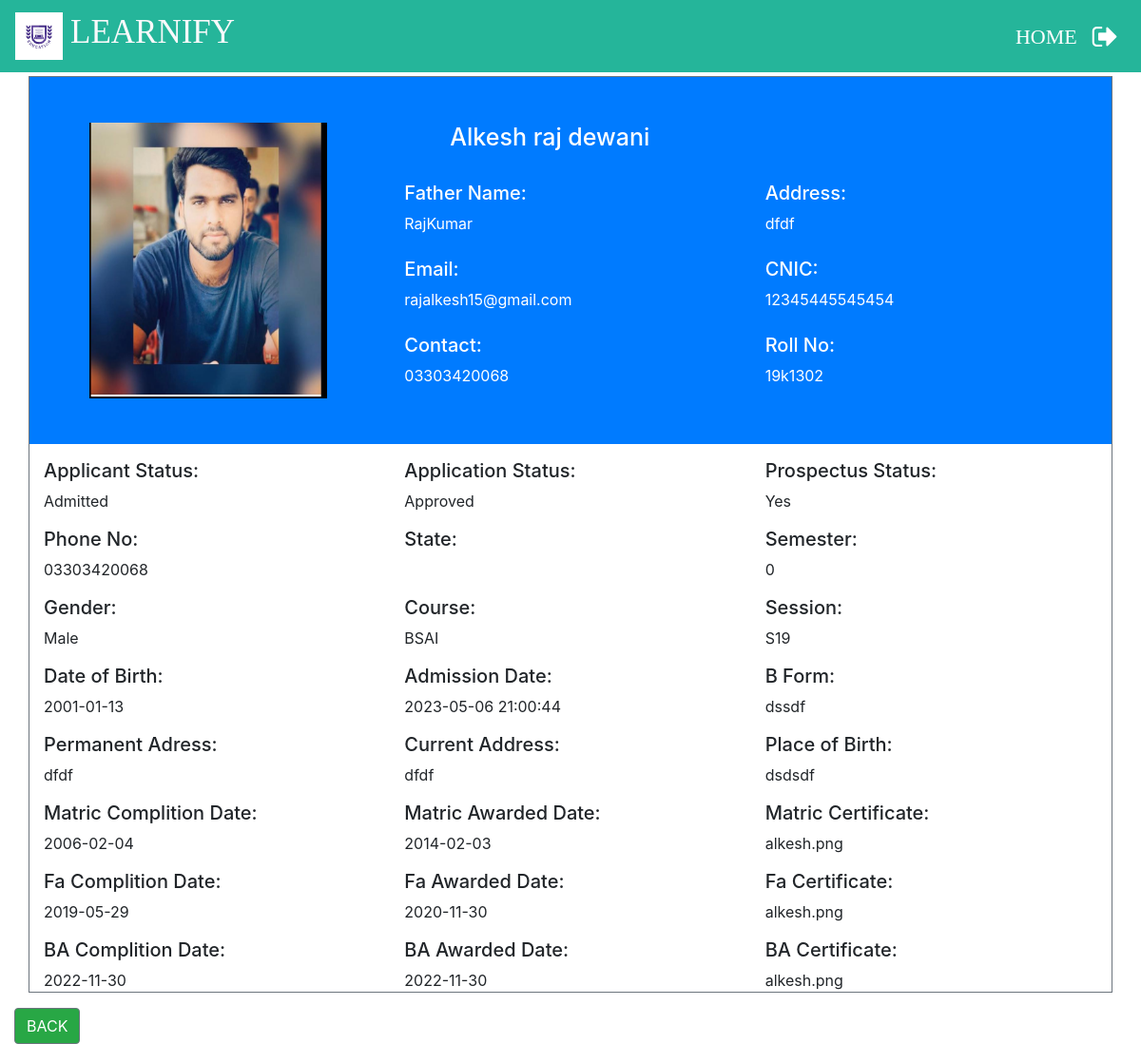
The app's page /Admin/display-student.php?roll_no=19k1302 (signed in) with its own data.
### tables this page shows
CREATE TABLE IF NOT EXISTS `student_info` (
  `roll_no` varchar(20) NOT NULL,
  `first_name` varchar(30) NOT NULL,
  `middle_name` varchar(30) NOT NULL,
  `last_name` varchar(30) NOT NULL,
  `father_name` varchar(30) NOT NULL,
  `email` varchar(30) NOT NULL,
  `mobile_no` varchar(11) NOT NULL,
  `course_code` varchar(11) NOT NULL,
  `session` varchar(10) NOT NULL,
  `profile_image` varchar(100) NOT NULL,
  `prospectus_issued` varchar(10) NOT NULL,
  `prospectus_amount` varchar(10) NOT NULL,
  `form_b` varchar(20) NOT NULL,
  `applicant_status` varchar(20) NOT NULL,
  `application_status` varchar(20) NOT NULL,
  `cnic` varchar(15) NOT NULL,
  `dob` varchar(10) NOT NULL,
  `other_phone` varchar(11) NOT NULL,
  `gender` varchar(10) NOT NULL,
  `permanent_address` varchar(150) NOT NULL,
  `current_address` varchar(150) NOT NULL,
  `place_of_birth` varchar(150) NOT NULL,
  `matric_complition_date` varchar(10) NOT NULL,
  `matric_awarded_date` varchar(10) NOT NULL,
  `matric_certificate` varchar(100) NOT NULL,
  `fa_complition_date` varchar(10) NOT NULL,
  `fa_awarded_date` varchar(10) NOT NULL,
  `fa_certificate` varchar(100) NOT NULL,
  `ba_complition_date` varchar(10) NOT NULL,
  `ba_awarded_date` varchar(10) NOT NULL,
  `ba_certificate` varchar(100) NOT NULL,
  `semester` int NOT NULL,
  `total_marks` int NOT NULL,
  `obtain_marks` int NOT NULL,
  `state` varchar(20) NOT NULL,
  `admission_date` timestamp NOT NULL DEFAULT CURRENT_TIMESTAMP ON UPDATE CURRENT_TIMESTAMP,
  PRIMARY KEY (`roll_no`)
);

### Admin/display-student.php (the view, shortened to what this page needs)
<?php
	if ($_SESSION["LoginAdmin"])
	{
		$roll_no=$_GET['roll_no'] ?? $_SESSION['LoginStudent'];
	}
	require_once "../connection/connection.php";
	?>
<!doctype html>
<html lang="en">
	<head>
	</head>
	<body>
		<?php include('../common/common-header.php') ?>
	<?php
	$query="select * from student_info where roll_no='$roll_no'";
	$run=mysqli_query($con,$query);
	while ($row=mysqli_fetch_array($run)) {
		?>
		<div class="container  mt-1 border border-secondary mb-1">
			<div class="row text-white bg-primary pt-5">
				<div class="col-md-4">
					<?php  $profile_image= $row["profile_image"] ?>
					<img class="ml-5 mb-5" height='290px' width='250px' src=<?php echo "images/$profile_image"  ?> >
				</div>
				<div class="col-md-8">
					<h3 class="ml-5"><?php echo $row['first_name']." ".$row['middle_name']." ".$row['last_name'] ?></h3><br>
					<div class="row">
						<div class="col-md-6">
							<h5>Father Name:</h5> <?php echo $row['father_name']  ?><br><br>
							<h5>Email:</h5> <?php echo $row['email']  ?><br><br>
							<h5>Contact:</h5> <?php echo $row['mobile_no']  ?><br><br>
						</div>
						<div class="col-md-6">
							<h5>Address:</h5> <?php echo $row['permanent_address']  ?><br><br>
							<h5>CNIC:</h5> <?php echo $row['cnic']  ?><br><br>
							<h5>Roll No:</h5> <?php echo $row['roll_no']  ?><br><br>
						</div>
					</div>
				</div>
			</div>
			<div class="row pt-3">
				<div class="col-md-4"><h5>Applicant Status:</h5> <?php echo $row['applicant_status']  ?></div>
				<div class="col-md-4"><h5>Application Status:</h5> <?php echo $row['application_status']  ?></div>
				<div class="col-md-4"><h5>Prospectus Status:</h5> <?php echo $row['prospectus_issued']  ?></div>
			</div>
			<div class="row pt-3">
				<div class="col-md-4"><h5>Phone No:</h5> <?php echo $row['mobile_no']  ?></div>
				<div class="col-md-4"><h5>State:</h5> <?php echo $row['state']  ?></div>
				<div class="col-md-4"><h5>Semester:</h5> <?php echo $row['semester']  ?></div>
			</div>
			<div class="row pt-3">
				<div class="col-md-4"><h5>Gender:</h5> <?php echo $row['gender']  ?></div>
				<div class="col-md-4"><h5>Course:</h5> <?php echo $row['course_code']  ?></div>
				<div class="col-md-4"><h5>Session:</h5> <?php echo $row['session']  ?></div>
			</div>
			<div class="row pt-3">
				<div class="col-md-4"><h5>Date of Birth:</h5> <?php echo $row['dob']  ?></div>
				<div class="col-md-4"><h5>Admission Date:</h5> <?php echo $row['admission_date']  ?></div>
				<div class="col-md-4"><h5>B Form:</h5> <?php echo $row['form_b']  ?></div>
			</div>
			<div class="row pt-3">
				<div class="col-md-4"><h5>Permanent Adress:</h5> <?php echo $row['permanent_address']  ?></div>
				<div class="col-md-4"><h5>Current Address:</h5> <?php echo $row['current_address']  ?></div>
				<div class="col-md-4"><h5>Place of Birth:</h5> <?php echo $row['place_of_birth']  ?></div>
			</div>
			<div class="row pt-3">
				<div class="col-md-4"><h5>Matric Complition Date:</h5> <?php echo $row['matric_complition_date']  ?></div>
				<div class="col-md-4"><h5>Matric Awarded Date:</h5> <?php echo $row['matric_awarded_date']  ?></div>
				<div class="col-md-4"><h5>Matric Certificate:</h5> <?php echo $row['matric_certificate']  ?></div>
			</div>
			<div class="row pt-3">
				<div class="col-md-4"><h5>Fa Complition Date:</h5> <?php echo $row['fa_complition_date']  ?></div>
				<div class="col-md-4"><h5>Fa Awarded Date:</h5> <?php echo $row['fa_awarded_date']  ?></div>
				<div class="col-md-4"><h5>Fa Certificate:</h5> <?php echo $row['fa_certificate']  ?></div>
			</div>
			<div class="row pt-3">
				<div class="col-md-4"><h5>BA Complition Date:</h5> <?php echo $row['ba_complition_date']  ?></div>
				<div class="col-md-4"><h5>BA Awarded Date:</h5> <?php echo $row['ba_awarded_date']  ?></div>
				<div class="col-md-4"><h5>BA Certificate:</h5> <?php echo $row['ba_certificate']  ?></div>
			</div>
		</div>
	<?php } ?>
	<div class="col-md-4  mt-3">
								<a href="../Student/student-index.php" > <button type="button" class="btn btn-secondary bg-success" data-dismiss="modal">BACK</button> </a>
								</div>
</body>
</html>

### Css/footer.css (style rules this page uses)
.footer-top h2,h3 { color: #fff; }

### Css/style.css (style rules this page uses)
h3 { font-size: 25px; }

### records on screen
student_info: profile_image (picture), first_name "Alkesh", middle_name "raj", last_name "dewani", father_name "RajKumar", email "rajalkesh15@gmail.com", mobile_no "03303420068", permanent_address "dfdf", cnic "12345445545454", roll_no "19k1302", applicant_status "Admitted", application_status "Approved", prospectus_issued "Yes", semester "0", gender "Male", course_code "BSAI", session "S19", dob "2001-01-13", admission_date "2023-05-06 21:00:44", form_b "dssdf", current_address "dfdf", place_of_birth "dsdsdf", matric_complition_date "2006-02-04", matric_awarded_date "2014-02-03", matric_certificate "alkesh.png", fa_complition_date "2019-05-29", fa_awarded_date "2020-11-30", fa_certificate "alkesh.png", ba_complition_date "2022-11-30", ba_awarded_date "2022-11-30", ba_certificate "alkesh.png"
